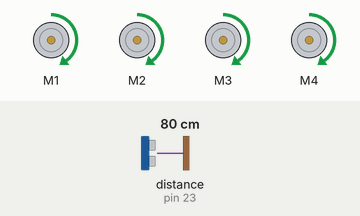
Simulated run of this sketch. Board: Arduino Mega 2560, built with avr-gcc and run on an emulated ATmega2560. Parts: 4 × DC motor (green arrow = forward, orange = backward, longer = faster). Wiring (inferred from the names in the program): ultrasonic range finder: trigger pin 22; echo pin 23. The test bench sets the inputs (shaded band); at power-on: distance to the obstacle (sensor on pin 23) 80 cm. The echo pulse lasts 58.3 µs per cm; what the sketch prints to the serial monitor is not drawn.

Above: at 1.2 s.
1.3 s: distance to the obstacle (sensor on pin 23) set to 23 cm
4.3 s: distance to the obstacle (sensor on pin 23) set to 20 cm
At 4.7 s:
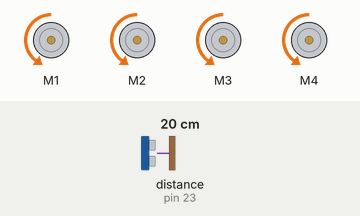
Timing chart, 0 to 13.3 s (numbered marks = the images above; inputs shaded):
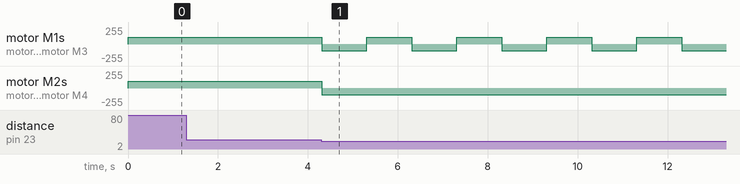

Measured:
- the behaviour switches between 22 and 21 cm on distance to the obstacle (sensor on pin 23) (found by bisection; images 0 and 1)
- after the input at 1.3 s, every drawn part: stays the same
- after the input at 4.3 s, motor M1, motor M3: alternates forward 100/255 for 1.0 s and backward 100/255 for 1.0 s, starting at once; motor M2, motor M4: forward 100/255 → backward 100/255 at once

The sketch:

obstacle_robot.ino
```cpp
#include <AFMotor.h>

#define trigPin 22 // define the pins of your sensor
#define echoPin 23
AF_DCMotor motor1(1,MOTOR12_8KHZ);//1khz,8khz,64khz
AF_DCMotor motor2(2,MOTOR12_8KHZ);
AF_DCMotor motor3(3,MOTOR12_8KHZ);
AF_DCMotor motor4(4,MOTOR12_8KHZ);
void setup() {
  // put your setup code here, to run once:
  Serial.begin(9600); // begin serial communitication
  pinMode(trigPin, OUTPUT);// set the trig pin to output (Send sound waves)
  pinMode(echoPin, INPUT);// set the echo pin to input (recieve sound waves)
  motor1.setSpeed(100);
  motor2.setSpeed(100);
  motor3.setSpeed(100);
  motor4.setSpeed(100);
  motor1.run(RELEASE);
  motor2.run(RELEASE);
  motor3.run(RELEASE);
  motor4.run(RELEASE);
}

void loop() {
  // put your main code here, to run repeatedly:
  if(object()>20){
  motor1.run(FORWARD);
  motor2.run(FORWARD);
  motor3.run(FORWARD);
  motor4.run(FORWARD);
  }else{
  motor1.run(BACKWARD);
  motor2.run(BACKWARD);
  motor3.run(BACKWARD);
  motor4.run(BACKWARD);
  delay(1000);
  motor1.run(RELEASE);
  motor2.run(RELEASE);
  motor3.run(RELEASE);
  motor4.run(RELEASE);

  motor1.run(FORWARD);
  motor2.run(BACKWARD);
  motor3.run(FORWARD);
  motor4.run(BACKWARD);
  delay(1000);
  motor1.run(RELEASE);
  motor2.run(RELEASE);
  motor3.run(RELEASE);
  motor4.run(RELEASE);
  }
}

int object(){
long duration, distance; // start the scan
  digitalWrite(trigPin, LOW);
  delayMicroseconds(2); // delays are required for a succesful sensor operation.
  digitalWrite(trigPin, HIGH);
  delayMicroseconds(10); //this delay is required as well!
  digitalWrite(trigPin, LOW);
  duration = pulseIn(echoPin, HIGH);
  distance = (duration/2) / 29.1;// convert the distance to centimeters.
  Serial.print ( distance);
  Serial.print ( " CM!");// print out the distance in centimeters.
  return distance;
}
```
